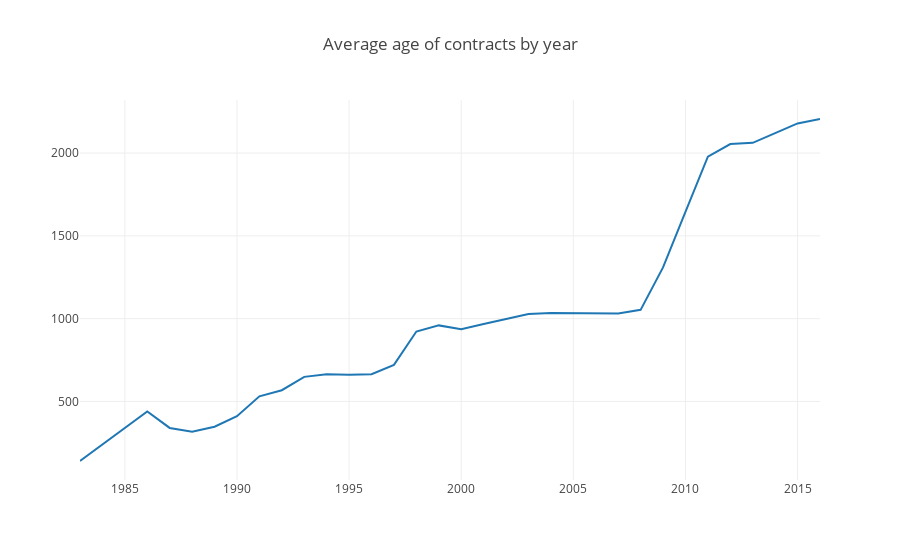

The code cell stored with this chart in its notebook:
### Code cell
age_by_year = ages.groupby('year').mean()
data=[Scatter(x=age_by_year.index, y=age_by_year.age)]
plot(data, title='Average age of contracts by year', show_legend=False)

### Figure 1 — Plotly figure (JSON) as saved in the notebook; plotly's stock layout.template omitted (floating-point values rounded to 4 significant figures)
{"data": [{"hoverinfo": "skip", "type": "scatter", "x": [1983, 1984, 1985, 1986, 1987, 1988, 1989, 1990, 1991, 1992, 1993, 1994, 1995, 1996, 1997, 1998, 1999, 2000, 2001, 2002, 2003, 2004, 2005, 2006, 2007, 2008, 2009, 2010, 2011, 2012, 2013, 2014, 2015, 2016], "y": [140.3, 240.2, 336.2, 439.5, 340, 316.9, 346.9, 410.3, 530.9, 567.7, 648.4, 664.5, 660.8, 664.7, 720.9, 922.2, 959.2, 935.8, 967.3, 997.1, 1027.0, 1034.0, 1034.0, 1034.0, 1032.0, 1053.0, 1310.0, 1644.0, 1978.0, 2054.0, 2062.0, 2120.0, 2179.0, 2206.0]}], "layout": {"legend": {"orientation": "h"}, "showlegend": false, "title": "Average age of contracts by year", "xaxis": {"fixedrange": true}, "yaxis": {"fixedrange": true}}}
